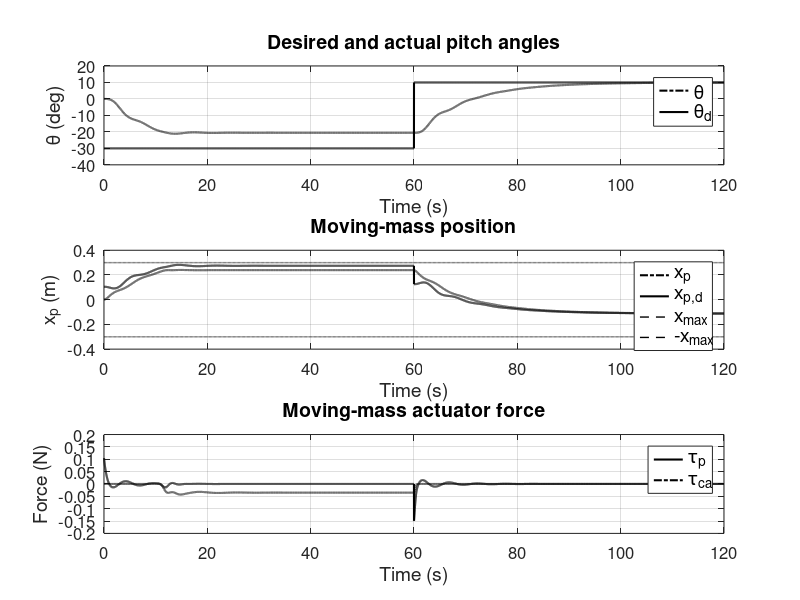

This figure's MATLAB source:
% exMovingMass Pitch control of an AUV using an internal moving mass.
% This example simulates the pitch and actuator loops for a 30.9 kg hull
% carrying a 1 kg mass that translates along the longitudinal axis. The
% vehicle is neutrally buoyant, with the nominal CG below the CB.
%
% The pitch controller sets a desired mass position. A faster PD servo
% drives the mass, with reference clipping and a cubic soft-wall force.
% The soft-wall force resists travel toward the end stops. It does not
% guarantee the physical travel limit for arbitrary commands or gains.
%
% The default pitch command changes from -30 deg to 10 deg at t = 60 s.
% The first command requires more mass travel than is available. These
% defaults reproduce the moving-mass example in Chapter 9.
%
% Positive pitch is nose-up. For an outer depth loop using NED depth,
% z_dot = -u*sin(theta) when heave velocity and roll are neglected.
% With u > 0, use the positive-error pitch command
%   theta_d = Kp_z*(z-z_d) + Ki_z*z_int;
%   z_int_dot = z-z_d;
% with positive gains. This example prescribes theta_d directly and
% simulates the inner pitch and mass-position loops.
%
% Usage:
%   exMovingMass
%
% Run in base MATLAB or GNU Octave. Parameters and simulation histories
% remain in the workspace. The example displays plots without exporting
% figure files.
%
% Reference:
%   Fossen, T. I. (2027). Handbook of Marine Craft Hydrodynamics and Motion
%   Control, 3rd ed., John Wiley & Sons Ltd., Chichester, UK, Chapter 9.
%
% Author:    Thor I. Fossen
% Date:      2026-11-04
% Revisions:

clearvars; clc; close all

% Vehicle and moving-mass parameters
m_h = 30.9;              % Hull mass (kg)
m_p = 1.0;               % Moving mass (kg)
d_p = 0.1;               % Moving-mass damping (kg/s)
g = 9.81;                % Gravitational acceleration (m/s^2)
m = m_h + m_p;           % Total vehicle mass (kg)
W = m*g;                 % Weight (N)
M55 = 7.8273;            % Pitch inertia including added inertia (kg m^2)
zG = 0.02;               % Nominal CG below CB (m)

xmax = 0.30;             % Physical actuator travel limit (m)
xb = 0.22;               % Soft-wall boundary, xb < xmax (m)
kb = 5e3;                % Cubic soft-wall stiffness (N/m^3)

% Hydrostatic pitch stiffness and damping
Ktheta0 = zG*W;                  % Pitch stiffness (N m/rad)
wn0 = sqrt(Ktheta0/M55);         % Natural pitch frequency (rad/s)
zeta_rel = 0.15;                 % Relative pitch damping ratio
Dtheta = 2*zeta_rel*M55*wn0;      % Pitch damping (N m s/rad)

% Feedback-linearizing pitch controller
wn_th = 0.5;                    % Desired pitch bandwidth (rad/s)
zeta_th = 1.0;
Kp_th = M55*wn_th^2;
Kd_th = max(2*zeta_th*M55*wn_th-Dtheta,0);

% Moving-mass PD controller, faster than the pitch loop
wn_x = 1.0;                     % Mass-position bandwidth (rad/s)
zeta_x = 1.0;
Kp_x = m_p*wn_x^2;
Kd_x = max(2*zeta_x*m_p*wn_x-d_p,0);

% Simulation setup
h = 0.01;                       % Time step (s)
T = 120;                        % Duration (s)
t = 0:h:T;
N = numel(t);
lastSample = N;

theta = zeros(1,N);
q = zeros(1,N);
xP = zeros(1,N);
vP = zeros(1,N);
xPd = zeros(1,N);
tau_p = zeros(1,N);
tau_ca = zeros(1,N);

theta_d = deg2rad(-30)*ones(1,N);
theta_d(t >= T/2) = deg2rad(10);

for k = 1:N-1
    % Pitch-control effectiveness, with phi = 0
    b5 = -m_p*g*cos(theta(k));
    e_theta = atan2(sin(theta(k)-theta_d(k)), ...
                   cos(theta(k)-theta_d(k)));

    % Pitch controller: desired moving-mass position
    xPd(k) = (Ktheta0*sin(theta(k)) ...
              - Kp_th*e_theta - Kd_th*q(k))/b5;
    xPd(k) = max(min(xPd(k),xmax),-xmax);

    % Moving-mass servo and soft-wall force
    tau_ca(k) = -kb*sign(xP(k))*max(0,abs(xP(k))-xb)^3;
    tau_p(k) = -Kp_x*(xP(k)-xPd(k))-Kd_x*vP(k)+tau_ca(k);

    % Update velocities before positions
    vPdot = (tau_p(k)-d_p*vP(k))/m_p;
    vP(k+1) = vP(k)+h*vPdot;
    xP(k+1) = xP(k)+h*vP(k+1);

    theta_ddot = (b5*xP(k)-Dtheta*q(k) ...
                  - Ktheta0*sin(theta(k)))/M55;
    q(k+1) = q(k)+h*theta_ddot;
    theta(k+1) = theta(k)+h*q(k+1);

    % Stop if an edited case exceeds the physical travel limit
    if abs(xP(k+1)) > xmax
        warning('Moving mass exceeded physical limit at t = %.2f s',t(k+1));
        lastSample = k+1;
        break
    end
end

% Keep every history at the same length if the simulation stops early
t = t(1:lastSample);
theta = theta(1:lastSample);
theta_d = theta_d(1:lastSample);
q = q(1:lastSample);
xP = xP(1:lastSample);
vP = vP(1:lastSample);
xPd = xPd(1:lastSample);
tau_p = tau_p(1:lastSample);
tau_ca = tau_ca(1:lastSample);
N = lastSample;

xPd(end) = xPd(max(end-1,1));
tau_p(end) = tau_p(max(end-1,1));
tau_ca(end) = tau_ca(max(end-1,1));

% Plots
figure(1);
subplot(311)
plot(t,rad2deg(theta),'-.k','LineWidth',1.5); hold on
plot(t,rad2deg(theta_d),'-k','LineWidth',1.5)
grid on
xlabel('Time (s)')
ylabel('\theta (deg)')
xlim([0 t(end)])
ylim([-40 20])
legend('\theta','\theta_d')
title('Desired and actual pitch angles')
hold off

subplot(312)
plot(t,xP,'-.k','LineWidth',1.5); hold on
plot(t,xPd,'-k','LineWidth',1.5)
plot(t,xmax*ones(size(t)),'--k','LineWidth',1.0)
plot(t,-xmax*ones(size(t)),'--k','LineWidth',1.0)
grid on
xlabel('Time (s)')
ylabel('x_p (m)')
xlim([0 t(end)])
ylim([-0.4 0.4])
title('Moving-mass position')
legend('x_p','x_{p,d}','x_{max}','-x_{max}')
hold off

subplot(313)
plot(t,tau_p,'-k','LineWidth',1.5); hold on
plot(t,tau_ca,'-.k','LineWidth',1.5)
grid on
xlabel('Time (s)')
ylabel('Force (N)')
xlim([0 t(end)])
title('Moving-mass actuator force')
legend('\tau_p','\tau_{ca}')
hold off

set(findall(gcf,'type','axes'),'FontSize',12);
set(findall(gcf,'type','text'),'FontSize',14);
set(findall(gcf,'type','legend'),'FontSize',12);
